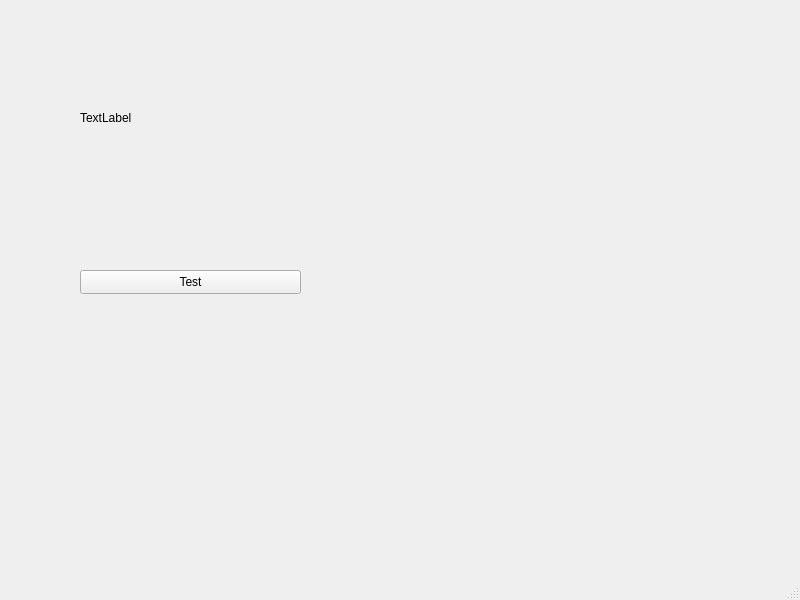
<?xml version="1.0" encoding="UTF-8"?>
<ui version="4.0">
 <class>MainWindow</class>
 <widget class="QMainWindow" name="MainWindow">
  <property name="geometry">
   <rect>
    <x>0</x>
    <y>0</y>
    <width>800</width>
    <height>600</height>
   </rect>
  </property>
  <property name="windowTitle">
   <string>MainWindow</string>
  </property>
  <widget class="QWidget" name="centralwidget">
   <widget class="QPushButton" name="pushButton">
    <property name="geometry">
     <rect>
      <x>80</x>
      <y>270</y>
      <width>221</width>
      <height>24</height>
     </rect>
    </property>
    <property name="text">
     <string>Test</string>
    </property>
   </widget>
   <widget class="QLabel" name="label">
    <property name="geometry">
     <rect>
      <x>80</x>
      <y>110</y>
      <width>371</width>
      <height>16</height>
     </rect>
    </property>
    <property name="text">
     <string>TextLabel</string>
    </property>
   </widget>
  </widget>
  <widget class="QMenuBar" name="menubar">
   <property name="geometry">
    <rect>
     <x>0</x>
     <y>0</y>
     <width>800</width>
     <height>22</height>
    </rect>
   </property>
  </widget>
  <widget class="QStatusBar" name="statusbar"/>
 </widget>
 <resources/>
 <connections/>
</ui>
